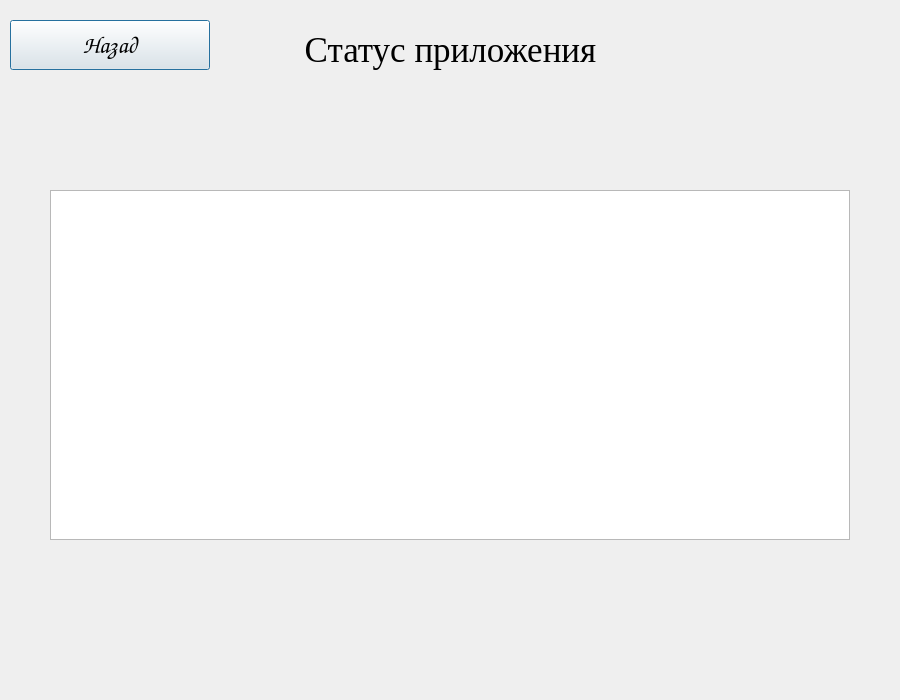
<?xml version="1.0" encoding="UTF-8"?>
<ui version="4.0">
 <class>appStatusesWindow</class>
 <widget class="QDialog" name="appStatusesWindow">
  <property name="geometry">
   <rect>
    <x>0</x>
    <y>0</y>
    <width>900</width>
    <height>700</height>
   </rect>
  </property>
  <property name="windowTitle">
   <string>Dialog</string>
  </property>
  <widget class="QLabel" name="startLabel">
   <property name="geometry">
    <rect>
     <x>0</x>
     <y>0</y>
     <width>901</width>
     <height>100</height>
    </rect>
   </property>
   <property name="font">
    <font>
     <family>Times New Roman</family>
     <pointsize>26</pointsize>
     <weight>50</weight>
     <italic>false</italic>
     <bold>false</bold>
    </font>
   </property>
   <property name="layoutDirection">
    <enum>Qt::LeftToRight</enum>
   </property>
   <property name="autoFillBackground">
    <bool>false</bool>
   </property>
   <property name="styleSheet">
    <string notr="true"/>
   </property>
   <property name="text">
    <string>Статус приложения</string>
   </property>
   <property name="alignment">
    <set>Qt::AlignCenter</set>
   </property>
   <property name="wordWrap">
    <bool>false</bool>
   </property>
  </widget>
  <widget class="QPushButton" name="backButton">
   <property name="geometry">
    <rect>
     <x>10</x>
     <y>20</y>
     <width>200</width>
     <height>50</height>
    </rect>
   </property>
   <property name="font">
    <font>
     <family>Comic Sans MS</family>
     <pointsize>18</pointsize>
     <weight>75</weight>
     <bold>true</bold>
    </font>
   </property>
   <property name="styleSheet">
    <string notr="true"/>
   </property>
   <property name="text">
    <string>Назад</string>
   </property>
   <property name="default">
    <bool>false</bool>
   </property>
   <property name="flat">
    <bool>false</bool>
   </property>
  </widget>
  <widget class="QTableWidget" name="tableAppStatusesWidget">
   <property name="geometry">
    <rect>
     <x>50</x>
     <y>190</y>
     <width>800</width>
     <height>350</height>
    </rect>
   </property>
   <property name="font">
    <font>
     <family>Comic Sans MS</family>
     <pointsize>14</pointsize>
    </font>
   </property>
   <property name="editTriggers">
    <set>QAbstractItemView::NoEditTriggers</set>
   </property>
  </widget>
 </widget>
 <resources/>
 <connections/>
</ui>
